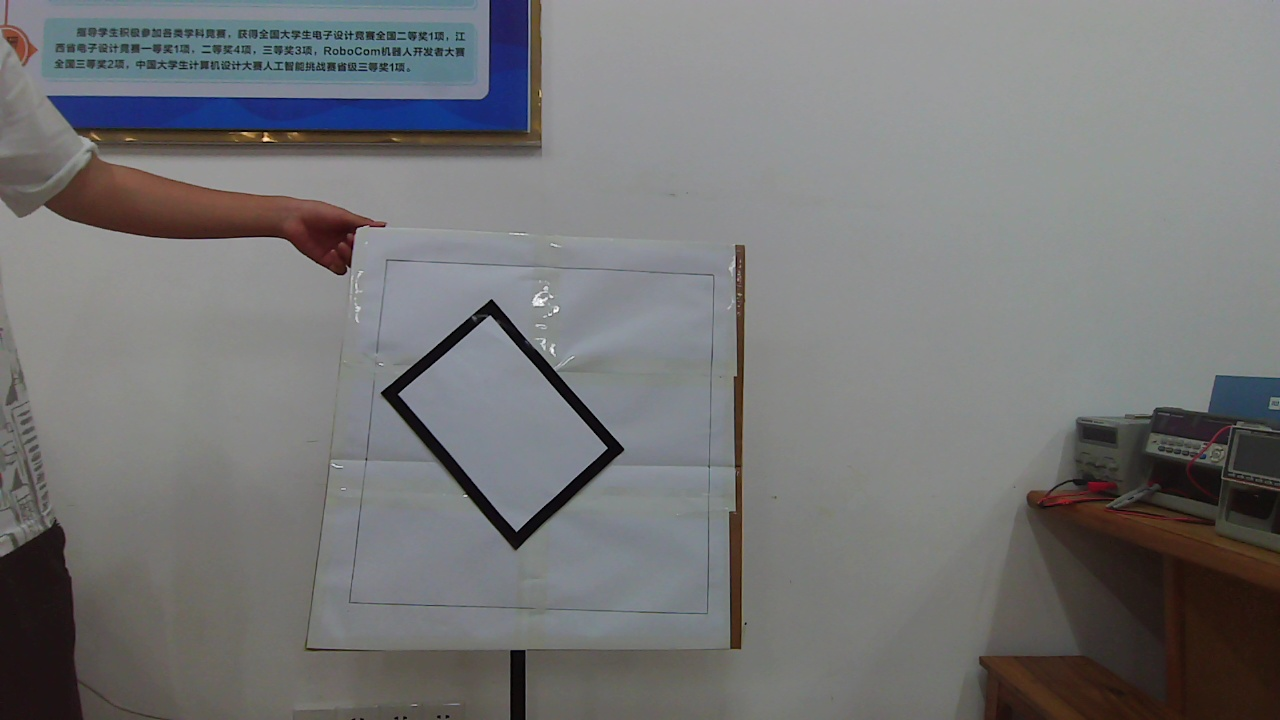
#> input picture TestPhoto/black/1.jpg, 1280 x 720 px, given in place of the camera
$ python A3blackrect.py
#> lines starting #> are read from the running program, lines starting #| are printed output that depends on the picture; after the words box and inside, x2 and y2 are one past the last pixel; in counts of white or black regions, pixels touching at a corner belong together
import cv2
import math
import numpy as np
import RPi.GPIO as GPIO
import time

# 坐标方向：水平向右为x正向， left-----right，垂直向下为y正方向，向下为up，向上为down
# 像素间隔：0.738mm/每像素

# 规定GPIO引脚
IN1 = 18      # 接PUL-
IN2 = 16      # 接PUL+
IN3 = 15      # 接DIR-
IN4 = 13      # 接DIR+

# 云台上面的电机驱动器，物理引脚
IN12 = 38      # 接PUL-
IN22 = 40      # 接PUL+
IN32 = 36      # 接DIR-
IN42 = 32      # 接DIR+

delay = 0.0001

def downsetup():
    GPIO.setwarnings(False)
    GPIO.setmode(GPIO.BOARD)       # Numbers GPIOs by physical location
    GPIO.setup(IN1, GPIO.OUT)      # Set pin's mode is output
    GPIO.setup(IN2, GPIO.OUT)
    GPIO.setup(IN3, GPIO.OUT)
    GPIO.setup(IN4, GPIO.OUT)

def upsetup():
    GPIO.setwarnings(False)
    GPIO.setmode(GPIO.BOARD)       # Numbers GPIOs by physical location
    GPIO.setup(IN12, GPIO.OUT)      # Set pin's mode is output
    GPIO.setup(IN22, GPIO.OUT)
    GPIO.setup(IN32, GPIO.OUT)
    GPIO.setup(IN42, GPIO.OUT)

def downsetStep(w1, w2, w3, w4):
    GPIO.output(IN1, w1)
    GPIO.output(IN2, w2)
    GPIO.output(IN3, w3)
    GPIO.output(IN4, w4)

def upsetStep(w1, w2, w3, w4):
    GPIO.output(IN12, w1)
    GPIO.output(IN22, w2)
    GPIO.output(IN32, w3)
    GPIO.output(IN42, w4)

def downstop():
    # 下面的电机停止
    downsetStep(0, 0, 0, 0)

def upstop():
    # 上面的电机停止
    upsetStep(0, 0, 0, 0)

def rightward(steps):
    # 下面的电机向右转动
    global delay
    for i in range(0, steps):
        downsetStep(1, 0, 1, 0)
        time.sleep(delay)
        downsetStep(0, 1, 1, 0)
        time.sleep(delay)
        downsetStep(0, 1, 0, 1)
        time.sleep(delay)
        downsetStep(1, 0, 0, 1)
        time.sleep(delay)
    downstop()


def leftward(steps):
    # 下面的电机向左转动
    global delay
    for i in range(0, steps):
        downsetStep(1, 0, 0, 1)
        time.sleep(delay)
        downsetStep(0, 1, 0, 1)
        time.sleep(delay)
        downsetStep(0, 1, 1, 0)
        time.sleep(delay)
        downsetStep(1, 0, 1, 0)
        time.sleep(delay)
    downstop()


def upward2(steps):
    # 上面的电机向下转动
    global delay
    for i in range(0, steps):
        upsetStep(1, 0, 0, 1)
        time.sleep(delay)
        upsetStep(0, 1, 0, 1)
        time.sleep(delay)
        upsetStep(0, 1, 1, 0)
        time.sleep(delay)
        upsetStep(1, 0, 1, 0)
        time.sleep(delay)
    upstop()


def downward2(steps):
    # 上面的电机向上转动
    global delay
    for i in range(0, steps):
        upsetStep(1, 0, 1, 0)
        time.sleep(delay)
        upsetStep(0, 1, 1, 0)
        time.sleep(delay)
        upsetStep(0, 1, 0, 1)
        time.sleep(delay)
        upsetStep(1, 0, 0, 1)
        time.sleep(delay)
    upstop()


def destroy():
    GPIO.cleanup()             # 释放数据

curpos = np.array([-1000,1000])  # mm，mm

pi = 3.14159
# 坐标原点在左上角，向左为x轴，向下为y轴。坐标单位像素个数
# x轴移动距离：dx：移动的距离
# 转换：1像素=1.75mm

# [19 lines left out: functions xrunpixel, yrunpixel, not called in this run]

# dxstep：x移动的距离（step,int,步进电机步数）
def xrunstep(dxstep):
    # 下面的电机转动的步数
    if dxstep > 0:
        rightward(dxstep)
    else:
        dxstep = -dxstep
        leftward(dxstep)
# dystep：x移动的距离（步长数,int）
def yrunstep(dystep):
    # 上面的电机转动的步数
    if dystep > 0:
        upward2(dystep)
    else:
        dystep = -dystep
        downward2(dystep)


#points[0,:] 起点位置，points[1,:] 目标位置,# 像素单位
# points = np.array([[1,2],[3,4]])
def runtwopoints(points):
    points = np.array(points)

    steps = []
    dstep = 2

    temp = points[1,0]-points[0,0]
    xstep = int(math.atan(temp/732)*1018.591636)  #int((points[1,0]-points[0,0])*0.57142857)
#     xstep = int(math.atan(temp/890)*1018.591636)  #int((points[1,0]-points[0,0])*0.57142857)
    temp = points[1,1]-points[0,1]
    ystep = int(math.atan(temp/740)*1018.591636)
#     ystep = int(math.atan(temp/974)*1018.591636)
    #print('xstep =',xstep,'ystep =',ystep)
    #print()

    if xstep >= 0:
       absxstep = xstep
       xdir = 1
    else:
       absxstep = -xstep
       xdir = 0

    if ystep >= 0:
       absystep = ystep
       ydir = 1
    else:
       absystep = -ystep
       ydir = 0

    # 得到xstep和ystep的最大值
    if absxstep >= absystep:   # 说明较长边在x轴
        maxdir = 'x'
        absmaxstep = absxstep
        maxstep = xstep
        minstep = ystep

    else:
        maxdir = 'y'
        absmaxstep = absystep
        maxstep = ystep
        minstep = xstep


    # 分段运行节数
    sections = int(absmaxstep/dstep)+1
    dstepmin = minstep/sections
    dstepmax = maxstep/sections


    for i in range(1,sections+1):
        if maxdir == 'x': # 沿x边走,先算累计步长
            steps.append([round(i * dstepmax),round(i * dstepmin)])
        else:  # 沿y边走,先算累计步长
            steps.append([round(i * dstepmin),round(i * dstepmax)])

    if  steps[sections-1][0] != xstep:
        steps[sections-1][0] == xstep
    if  steps[sections-1][1] != ystep:
        steps[sections-1][1] == ystep
    #print('steps=', steps)
    #print()

    for i in range(sections-1,0,-1):
        steps[i][0] -= steps[i-1][0]
        steps[i][1] -= steps[i-1][1]
    #print('steps=', steps)

    points = len(steps)  # 总点数
    for i in range(points):
        xrunstep(steps[i][0])
        yrunstep(steps[i][1])
    upstop()
    downstop()

def findRedBlackLaser(crop):
    """
    找到图片中点绿色激光点与红色激光点并定位中心
    :param crop: 需要处理点图片
    :return: 绿色激光点中心（x1, y1）;红色激光点中心（x2, y2)
    """
    cX1, cY1, cX2, cY2 = None, None, None, None
        # [7 lines of commented-out code are left out]

    lowHue = 173
    lowSat = 36
    lowVal = 175
    highHue = 200
    highSat = 79
    highVal = 175
    frame = crop

    # [7 lines of commented-out code are left out]
    frameBGR = frame
    # Show blurRed image.

    # HSV (Hue, Saturation, Value).
    # Convert the frame to HSV colour model.
    hsv = cv2.cvtColor(frameBGR, cv2.COLOR_BGR2HSV)
    # HSV values to define a colour range.
    colorLow = np.array([lowHue, lowSat, lowVal])
    colorHigh = np.array([highHue, highSat, highVal])
    mask = cv2.inRange(hsv, colorLow, colorHigh)
    # Show the first mask
#     cv2.imshow('mask-plain', mask)

    kernal = cv2.getStructuringElement(cv2.MORPH_ELLIPSE, (7, 7))
    mask = cv2.morphologyEx(mask, cv2.MORPH_CLOSE, kernal)
    mask = cv2.morphologyEx(mask, cv2.MORPH_OPEN, kernal)

    # Show morphological transformation mask
#     cv2.imshow('mask', mask)


    # 找红色激光点
    try:
        cnts2 = cv2.findContours(mask.copy(), cv2.RETR_EXTERNAL, cv2.CHAIN_APPROX_SIMPLE)[-2]
        c2 = max(cnts2, key=cv2.contourArea)
        M = cv2.moments(c2)
        cX2 = int(M["m10"] / M["m00"])
        cY2 = int(M["m01"] / M["m00"])
        cv2.circle(frame, (cX2, cY2), 3, (0, 0, 255), -1)
        rect = cv2.minAreaRect(c2)
        box = cv2.boxPoints(rect)
#         cv2.drawContours(crop, [np.int0(box)], -1, (0, 0, 255), 2)
    except:
        print('Blackline没有找到红色的激光')
    return cX1, cY1, cX2, cY2

def findLaser(crop):
    """
    找到图片中点绿色激光点与红色激光点并定位中心
    :param crop: 需要处理点图片
    :return: 绿色激光点中心（x1, y1）;红色激光点中心（x2, y2)
    """
    cX1, cY1, cX2, cY2 = None, None, None, None
    greenLaser = 'green'
    redLaser = 'red'
    # 色系下限上限表
    color_dist = {'red': {'Lower': np.array([0, 60, 60]), 'Upper': np.array([6, 255, 255])},
                  'green': {'Lower': np.array([35, 43, 35]), 'Upper': np.array([90, 255, 255])},
                  }
    # 灰度图像处理
    # gray = cv2.cvtColor(crop, cv2.COLOR_BGR2GRAY)#灰度图
    # cv2.imshow('gray', gray)

    # 高斯滤波
    blurred = cv2.GaussianBlur(crop, (11, 11), 0)
    # cv2.imshow('blurred', blurred)
    # 创建运算核
    kernel = np.ones((1, 1), np.uint8)
    # 腐蚀
    # erode = cv2.erode(crop, kernel, iterations=1)
    # 膨胀
    # crop_dilate = cv2.dilate(blurred, kernel, iterations = 5)
    # 开运算
    opening = cv2.morphologyEx(blurred, cv2.MORPH_OPEN, kernel)
    # 二值化处理
    thresh = cv2.threshold(opening, 230, 255, cv2.THRESH_BINARY)[1]
    # cv2.imshow('thresh', thresh)

    hsv = cv2.cvtColor(thresh, cv2.COLOR_BGR2HSV)  # 转化成HSV图像
    # 颜色二值化筛选处理
    inRange_hsv_green = cv2.inRange(hsv, color_dist[greenLaser]['Lower'], color_dist[greenLaser]['Upper'])
    inRange_hsv_red = cv2.inRange(hsv, color_dist[redLaser]['Lower'], color_dist[redLaser]['Upper'])
    # [17 lines of commented-out code are left out]
    try:
        cnts2 = cv2.findContours(inRange_hsv_red.copy(), cv2.RETR_EXTERNAL, cv2.CHAIN_APPROX_SIMPLE)[-2]
        c2 = max(cnts2, key=cv2.contourArea)
        M = cv2.moments(c2)
        cX2 = int(M["m10"] / M["m00"])
        cY2 = int(M["m01"] / M["m00"])
        cv2.circle(crop, (cX2, cY2), 3, (0, 0, 255), -1)
        rect = cv2.minAreaRect(c2)
        box = cv2.boxPoints(rect)
#         cv2.drawContours(crop, [np.int0(box)], -1, (0, 0, 255), 2)
    except:
        print('没有找到红色的激光')
    return cX1, cY1, cX2, cY2

# [70 lines left out: functions draw_fit_line, crop, getCoordinate, drawCenter, not called in this run]

#定义形状检测函数
def ShapeDetection(img):
    axis = []
    contours,hierarchy = cv2.findContours(img,cv2.RETR_EXTERNAL,cv2.CHAIN_APPROX_NONE)  #寻找轮廓点
    contour = max(contours, key = cv2.contourArea)


    area = cv2.contourArea(contour)  #计算轮廓内区域的面积
    # cv2.drawContours(imgContour, obj, -1, (255, 0, 0), 4)  #绘制轮廓线
    perimeter = cv2.arcLength(contour,True)  #计算轮廓周长
    approx = cv2.approxPolyDP(contour,0.02*perimeter,True)  #获取轮廓角点坐标

    CornerNum = len(approx)   #轮廓角点的数量
    x, y, w, h = cv2.boundingRect(approx)  #获取坐标值和宽度、高度
    print(x, y, w, h)
    print(CornerNum)
    if CornerNum >= 4:
        for i in range(0,4):
            cv2.circle(imgContour, (approx[i][0][0], approx[i][0][1]), 2, (0,0,255), 3)
            approx[i][0][0] += wStart
            approx[i][0][1] += hStart
            axis.append([approx[i][0][0], approx[i][0][1]])

    # 从逆时针改为顺时针
    if axis != []:
        axis[0], axis[2] = axis[2], axis[0]

    axis.append(axis[0])

    return axis


if __name__ == "__main__":


    downsetup()
    upsetup()
    upstop()
    downstop()

    cap = cv2.VideoCapture(0)
    cap.set(3,1280)
    cap.set(4,720)  #设置窗口的大小

    ret, img = cap.read()
#> img is the input picture: shape (720, 1280, 3); mean B, G, R 118.4, 117.7, 117.5

    # 需要裁剪的区域###################################
    hStart, hEnd, wStart, wEnd = 200, 640, 320, 760
    ################################################
    cropImg = img[hStart:hEnd, wStart:wEnd]
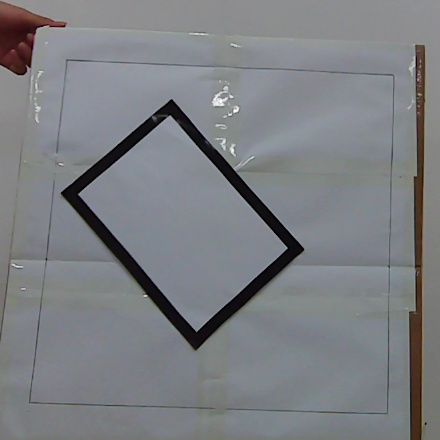
#> cropImg: shape (440, 440, 3); mean B, G, R 130.7, 126.5, 124.2


    xc1, yc1, xc2, yc2 = 427, 432, 427, 432
    xc1b, yc1b, xc2b, yc2b = xc1, yc1, xc2, yc2
    # 找激光点 ->
    xc1, yc1, xc2, yc2 = findLaser(cropImg)
#> in findLaser, `blurred = cv2.GaussianBlur(crop, (11, 11), 0)`:
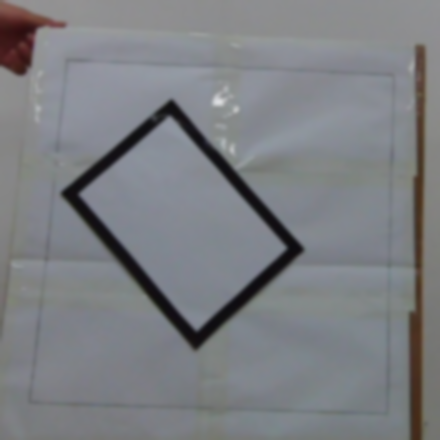
#> blurred: shape (440, 440, 3); mean B, G, R 130.7, 126.5, 124.2
#> in findLaser, `thresh = cv2.threshold(opening, 230, 255, cv2.THRESH_BINARY)[1]`: thresh: shape (440, 440, 3); every value is 0
#> in findLaser, `inRange_hsv_green = cv2.inRange(hsv, color_dist[greenLaser]['Lower'], ..`: inRange_hsv_green: shape (440, 440); every value is 0
#> in findLaser, `cnts2 = cv2.findContours(inRange_hsv_red.copy(), cv2.RETR_EXTERNAL, cv..`: cnts2 = []
    if xc2 == None:
        xc1, yc1, xc2, yc2 = findRedBlackLaser(cropImg)
#> in findRedBlackLaser, `hsv = cv2.cvtColor(frameBGR, cv2.COLOR_BGR2HSV)`: hsv: shape (440, 440, 3); mean H, S, V 97, 23.1, 132.5
    if xc2 == None:
        xc1, yc1, xc2, yc2 = xc1b, yc1b, xc2b, yc2b
    # 对应到原点中的激光坐标
    xc2, yc2 = xc2 + wStart, yc2 + hStart
    print('红色激光点坐标:', xc2, yc2)

    # 灰度图像处理
    gray = cv2.cvtColor(cropImg, cv2.COLOR_BGR2GRAY)#灰度图
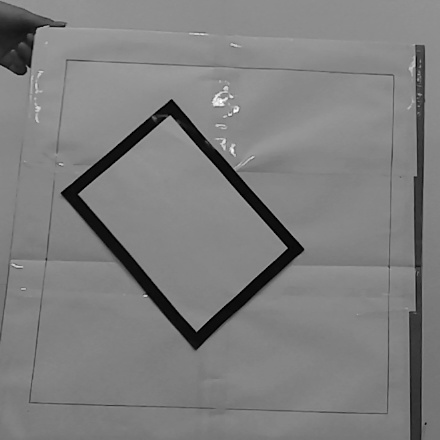
#> gray: shape (440, 440); min 0, max 255, mean 126.3
    imgContour = cropImg.copy()

    # 图像inRange二值化处理
    hsv = cv2.cvtColor(cropImg, cv2.COLOR_BGR2HSV)
    l_g = np.array([0, 0, 0])  # 阈值下限
    u_g = np.array([255, 255, 46])  # 阈值上限
    mask = cv2.inRange(hsv, l_g, u_g)
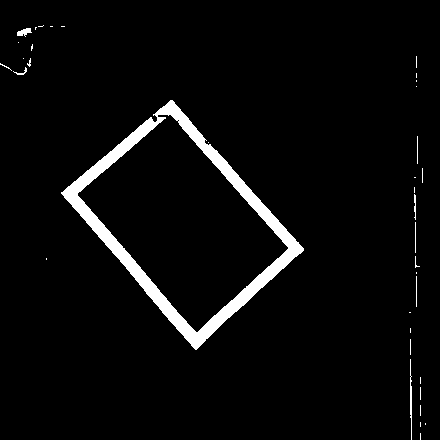
#> mask: shape (440, 440); 4.1% white; 37 white regions (29 under 20 px)

    axis = ShapeDetection(mask)
#> in ShapeDetection, `contours,hierarchy = cv2.findContours(img,cv2.RETR_EXTERNAL,cv2.CHAIN_..`: contours = 37 contours, 34 with area under 20; largest, box (x1, y1, x2, y2) and area: (61, 100, 304, 350) 29446, (17, 28, 32, 37) 58, (410, 359, 412, 440) 33
#> in ShapeDetection, `contour = max(contours, key = cv2.contourArea)`: contour = contour of 549 points, box (x1, y1, x2, y2) (61, 100, 304, 350), area 29446
#> in ShapeDetection, `area = cv2.contourArea(contour)`: area = 29446.5
#> in ShapeDetection, `perimeter = cv2.arcLength(contour,True)`: perimeter = 740
#> in ShapeDetection, `approx = cv2.approxPolyDP(contour,0.02*perimeter,True)`: approx = [[170, 100], [61, 193], [196, 349], [303, 248]]
#> in ShapeDetection, `CornerNum = len(approx)`: CornerNum = 4
#> in ShapeDetection, `x, y, w, h = cv2.boundingRect(approx)`: x = 61; y = 100; w = 243; h = 250
#| 61 100 243 250
#| 4
#> after the loop in ShapeDetection, `for i in range(0,4):`:
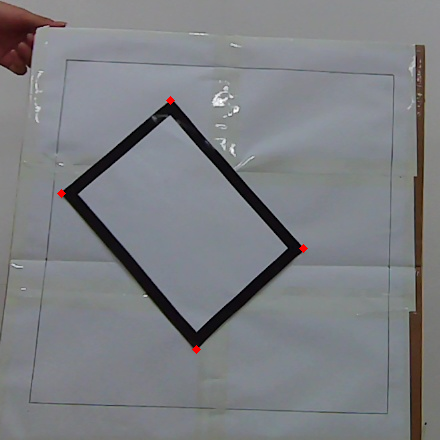
#> imgContour: shape (440, 440, 3); 0.08% of pixels changed, all inside (x1, y1, x2, y2) = (57, 96, 308, 354)
#> after the loop in ShapeDetection, `for i in range(0,4):`: approx = [[490, 300], [381, 393], [516, 549], [623, 448]]
#> axis = [[516, 549], [381, 393], [490, 300], [623, 448], [516, 549]]
    print('axis=', axis)
#| axis= [[516, 549], [381, 393], [490, 300], [623, 448], [516, 549]]
#     cv2.imshow('img', img)
    cv2.imshow('cropImg', cropImg)
    cv2.imshow('mask', mask)
    cv2.imshow("crop", imgContour)
    cv2.waitKey(0)
    cv2.destroyAllWindows()

    runpoint = np.zeros((6,2))
    allpoint = np.array(axis)
#> allpoint has the same summary as axis
    runpoint[0,:] = np.array([xc2, yc2])
    runpoint[1:6,:] = allpoint

    print(runpoint)

    for i in range(len(runpoint)-1):
        points = np.array([runpoint[i,:],runpoint[i+1,:]])
        print('points', points)
        runtwopoints(points)

# [23 lines of commented-out code are left out]
